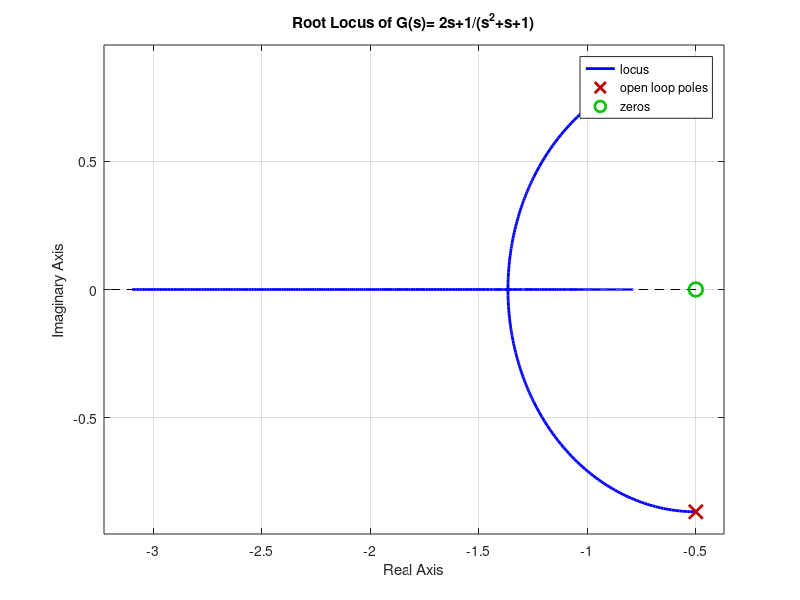

This chart was generated by the following MATLAB code:
% @author: shohanursobuj
clc;
clear all;
close all;
num = [2 1];
den = [1 1 1];
g = tf(num,den);
rlocus(g);
grid on;
title('Root Locus of G(s)= 2s+1/(s^2+s+1)');
